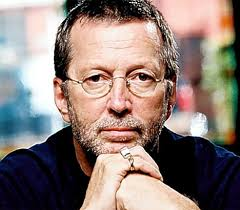
#> input picture data/mydataset/raw/eric_clapton/images12.jpg, 240 x 210 px
$ python face_detect.py images12.jpg images12.jpg   (older library calls are emulated)
#> lines starting #> are read from the running program, lines starting #| are printed output that depends on the picture; after the words box and inside, x2 and y2 are one past the last pixel; in counts of white or black regions, pixels touching at a corner belong together
import cv2
import sys

# Get user supplied values
#imagePath = sys.argv[1]
imagePath = 'images12.jpg'
#cascPath = sys.argv[2]
cascPath = 'haarcascade_frontalface_alt.xml'

# Create the haar cascade
faceCascade = cv2.CascadeClassifier(cascPath)

# Read the image
image = cv2.imread(imagePath)
#> image is the input picture: shape (210, 240, 3); mean B, G, R 118.7, 124.8, 140.4
gray = cv2.cvtColor(image, cv2.COLOR_BGR2GRAY)
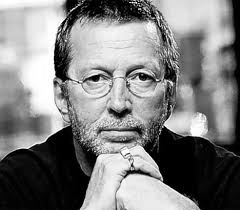
#> gray: shape (210, 240); min 0, max 255, mean 128.8

# Detect faces in the image
faces = faceCascade.detectMultiScale(
    gray,
    scaleFactor=1.1,
    minNeighbors=3,
    minSize=(30, 30),
    flags = cv2.cv.CV_HAAR_SCALE_IMAGE
)
#> faces = [[56, 29, 125, 125]]

print("Found {0} faces!".format(len(faces)))
#| Found 1 faces!

# Draw a rectangle around the faces
for (x, y, w, h) in faces:
    cv2.rectangle(image, (x, y), (x+w, y+h), (0, 255, 0), 2)
#> this loop made 1 pass
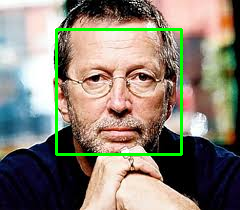
#> image: shape (210, 240, 3); 2.97% of pixels changed, all inside (x1, y1, x2, y2) = (55, 28, 183, 156)

cv2.imshow("Faces found", image)
cv2.waitKey(0)

$ run again, with data/mydataset/raw/eric_clapton/images25.jpg copied over data/mydataset/raw/eric_clapton/images12.jpg
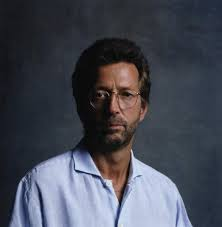
#> input picture data/mydataset/raw/eric_clapton/images25.jpg, 222 x 227 px
#> image is the input picture: shape (227, 222, 3); mean B, G, R 83.7, 72.8, 69.7
#> `gray = cv2.cvtColor(image, cv2.COLOR_BGR2GRAY)`:
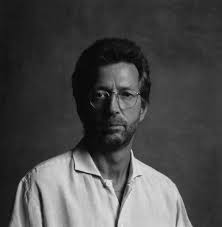
#> gray: shape (227, 222); min 1, max 233, mean 73.1
#> faces = [[82, 69, 66, 66]]
#| Found 1 faces!
#> the loop `for (x, y, w, h) in faces:` made 1 pass
#> after the loop `for (x, y, w, h) in faces:`:
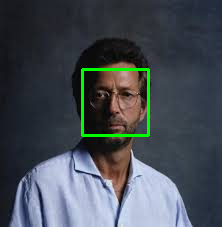
#> image: shape (227, 222, 3); 1.56% of pixels changed, all inside (x1, y1, x2, y2) = (81, 68, 150, 137)

$ run again, with data/mydataset/raw/eric_clapton/images93.jpg copied over data/mydataset/raw/eric_clapton/images12.jpg
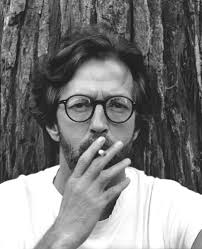
#> input picture data/mydataset/raw/eric_clapton/images93.jpg, 202 x 249 px
#> image is the input picture: shape (249, 202, 3); min 7, max 255, mean 125.2
#> faces = [[50, 68, 99, 99]]
#| Found 1 faces!
#> the loop `for (x, y, w, h) in faces:` made 1 pass
#> after the loop `for (x, y, w, h) in faces:`:
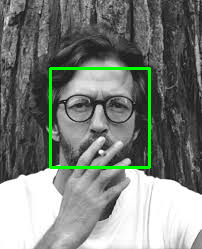
#> image: shape (249, 202, 3); 2.35% of pixels changed, all inside (x1, y1, x2, y2) = (49, 67, 151, 169)

$ run again, with data/mydataset/raw/eric_clapton/2Q== (1).jpg copied over data/mydataset/raw/eric_clapton/images12.jpg
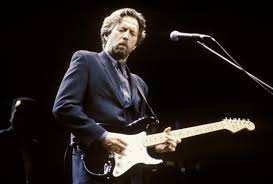
#> input picture data/mydataset/raw/eric_clapton/2Q== (1).jpg, 273 x 184 px
#> image is the input picture: shape (184, 273, 3); mean B, G, R 27.8, 29.7, 35.5
#> `gray = cv2.cvtColor(image, cv2.COLOR_BGR2GRAY)`:
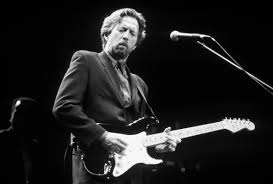
#> gray: shape (184, 273); min 0, max 254, mean 31.2
#> faces = ()
#| Found 0 faces!
